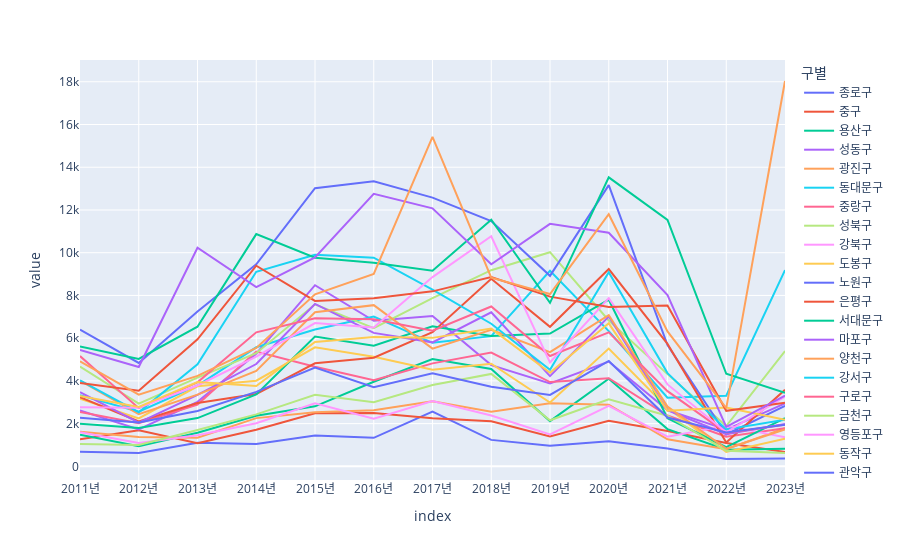

The notebook cell this image was saved under:
### Code cell
import plotly.express as px

px.line(volume)

### Figure 1 — Plotly figure (JSON) as saved in the notebook; plotly's stock layout.template omitted (floating-point values rounded to 4 significant figures)
{"data": [{"hovertemplate": "구별=종로구<br>index=%{x}<br>value=%{y}<extra></extra>", "legendgroup": "종로구", "line": {"color": "#636efa", "dash": "solid"}, "marker": {"symbol": "circle"}, "mode": "lines", "name": "종로구", "orientation": "v", "showlegend": true, "type": "scatter", "x": ["2011년", "2012년", "2013년", "2014년", "2015년", "2016년", "2017년", "2018년", "2019년", "2020년", "2021년", "2022년", "2023년"], "xaxis": "x", "y": [680, 628, 1108, 1042, 1447, 1336, 2562, 1240, 966, 1181, 838, 345, 369], "yaxis": "y"}, {"hovertemplate": "구별=중구<br>index=%{x}<br>value=%{y}<extra></extra>", "legendgroup": "중구", "line": {"color": "#EF553B", "dash": "solid"}, "marker": {"symbol": "circle"}, "mode": "lines", "name": "중구", "orientation": "v", "showlegend": true, "type": "scatter", "x": ["2011년", "2012년", "2013년", "2014년", "2015년", "2016년", "2017년", "2018년", "2019년", "2020년", "2021년", "2022년", "2023년"], "xaxis": "x", "y": [1274, 1689, 1085, 1711, 2483, 2493, 2257, 2107, 1400, 2134, 1654, 1096, 669], "yaxis": "y"}, {"hovertemplate": "구별=용산구<br>index=%{x}<br>value=%{y}<extra></extra>", "legendgroup": "용산구", "line": {"color": "#00cc96", "dash": "solid"}, "marker": {"symbol": "circle"}, "mode": "lines", "name": "용산구", "orientation": "v", "showlegend": true, "type": "scatter", "x": ["2011년", "2012년", "2013년", "2014년", "2015년", "2016년", "2017년", "2018년", "2019년", "2020년", "2021년", "2022년", "2023년"], "xaxis": "x", "y": [1480, 945, 1574, 2373, 2810, 3960, 5022, 4557, 2119, 4103, 1744, 780, 822], "yaxis": "y"}, {"hovertemplate": "구별=성동구<br>index=%{x}<br>value=%{y}<extra></extra>", "legendgroup": "성동구", "line": {"color": "#ab63fa", "dash": "solid"}, "marker": {"symbol": "circle"}, "mode": "lines", "name": "성동구", "orientation": "v", "showlegend": true, "type": "scatter", "x": ["2011년", "2012년", "2013년", "2014년", "2015년", "2016년", "2017년", "2018년", "2019년", "2020년", "2021년", "2022년", "2023년"], "xaxis": "x", "y": [2615, 1726, 3020, 5271, 8479, 6814, 7036, 4740, 3883, 4906, 2632, 1724, 2948], "yaxis": "y"}, {"hovertemplate": "구별=광진구<br>index=%{x}<br>value=%{y}<extra></extra>", "legendgroup": "광진구", "line": {"color": "#FFA15A", "dash": "solid"}, "marker": {"symbol": "circle"}, "mode": "lines", "name": "광진구", "orientation": "v", "showlegend": true, "type": "scatter", "x": ["2011년", "2012년", "2013년", "2014년", "2015년", "2016년", "2017년", "2018년", "2019년", "2020년", "2021년", "2022년", "2023년"], "xaxis": "x", "y": [1615, 1369, 1338, 2258, 2535, 2630, 3049, 2560, 2957, 2886, 1266, 805, 1788], "yaxis": "y"}, {"hovertemplate": "구별=동대문구<br>index=%{x}<br>value=%{y}<extra></extra>", "legendgroup": "동대문구", "line": {"color": "#19d3f3", "dash": "solid"}, "marker": {"symbol": "circle"}, "mode": "lines", "name": "동대문구", "orientation": "v", "showlegend": true, "type": "scatter", "x": ["2011년", "2012년", "2013년", "2014년", "2015년", "2016년", "2017년", "2018년", "2019년", "2020년", "2021년", "2022년", "2023년"], "xaxis": "x", "y": [3326, 2556, 3784, 5573, 6405, 7011, 5782, 6096, 9157, 6329, 3213, 3304, 9185], "yaxis": "y"}, {"hovertemplate": "구별=중랑구<br>index=%{x}<br>value=%{y}<extra></extra>", "legendgroup": "중랑구", "line": {"color": "#FF6692", "dash": "solid"}, "marker": {"symbol": "circle"}, "mode": "lines", "name": "중랑구", "orientation": "v", "showlegend": true, "type": "scatter", "x": ["2011년", "2012년", "2013년", "2014년", "2015년", "2016년", "2017년", "2018년", "2019년", "2020년", "2021년", "2022년", "2023년"], "xaxis": "x", "y": [2547, 2016, 2894, 5370, 4662, 4031, 4820, 5329, 3944, 4128, 2378, 1387, 1783], "yaxis": "y"}, {"hovertemplate": "구별=성북구<br>index=%{x}<br>value=%{y}<extra></extra>", "legendgroup": "성북구", "line": {"color": "#B6E880", "dash": "solid"}, "marker": {"symbol": "circle"}, "mode": "lines", "name": "성북구", "orientation": "v", "showlegend": true, "type": "scatter", "x": ["2011년", "2012년", "2013년", "2014년", "2015년", "2016년", "2017년", "2018년", "2019년", "2020년", "2021년", "2022년", "2023년"], "xaxis": "x", "y": [4671, 2934, 4157, 5299, 7585, 6471, 7874, 9181, 10024, 6826, 4317, 1887, 5399], "yaxis": "y"}, {"hovertemplate": "구별=강북구<br>index=%{x}<br>value=%{y}<extra></extra>", "legendgroup": "강북구", "line": {"color": "#FF97FF", "dash": "solid"}, "marker": {"symbol": "circle"}, "mode": "lines", "name": "강북구", "orientation": "v", "showlegend": true, "type": "scatter", "x": ["2011년", "2012년", "2013년", "2014년", "2015년", "2016년", "2017년", "2018년", "2019년", "2020년", "2021년", "2022년", "2023년"], "xaxis": "x", "y": [1595, 1089, 1459, 2022, 2952, 2225, 3060, 2381, 1493, 2836, 1392, 1895, 1357], "yaxis": "y"}, {"hovertemplate": "구별=도봉구<br>index=%{x}<br>value=%{y}<extra></extra>", "legendgroup": "도봉구", "line": {"color": "#FECB52", "dash": "solid"}, "marker": {"symbol": "circle"}, "mode": "lines", "name": "도봉구", "orientation": "v", "showlegend": true, "type": "scatter", "x": ["2011년", "2012년", "2013년", "2014년", "2015년", "2016년", "2017년", "2018년", "2019년", "2020년", "2021년", "2022년", "2023년"], "xaxis": "x", "y": [3169, 2247, 3745, 4011, 5569, 5133, 4519, 4806, 2988, 5515, 2736, 675, 1288], "yaxis": "y"}, {"hovertemplate": "구별=노원구<br>index=%{x}<br>value=%{y}<extra></extra>", "legendgroup": "노원구", "line": {"color": "#636efa", "dash": "solid"}, "marker": {"symbol": "circle"}, "mode": "lines", "name": "노원구", "orientation": "v", "showlegend": true, "type": "scatter", "x": ["2011년", "2012년", "2013년", "2014년", "2015년", "2016년", "2017년", "2018년", "2019년", "2020년", "2021년", "2022년", "2023년"], "xaxis": "x", "y": [6397, 4841, 7249, 9458, 13017, 13346, 12576, 11480, 8917, 13162, 5682, 1493, 2834], "yaxis": "y"}, {"hovertemplate": "구별=은평구<br>index=%{x}<br>value=%{y}<extra></extra>", "legendgroup": "은평구", "line": {"color": "#EF553B", "dash": "solid"}, "marker": {"symbol": "circle"}, "mode": "lines", "name": "은평구", "orientation": "v", "showlegend": true, "type": "scatter", "x": ["2011년", "2012년", "2013년", "2014년", "2015년", "2016년", "2017년", "2018년", "2019년", "2020년", "2021년", "2022년", "2023년"], "xaxis": "x", "y": [3242, 2098, 2965, 3382, 4824, 5087, 6279, 8782, 6531, 9233, 5731, 1120, 3582], "yaxis": "y"}, {"hovertemplate": "구별=서대문구<br>index=%{x}<br>value=%{y}<extra></extra>", "legendgroup": "서대문구", "line": {"color": "#00cc96", "dash": "solid"}, "marker": {"symbol": "circle"}, "mode": "lines", "name": "서대문구", "orientation": "v", "showlegend": true, "type": "scatter", "x": ["2011년", "2012년", "2013년", "2014년", "2015년", "2016년", "2017년", "2018년", "2019년", "2020년", "2021년", "2022년", "2023년"], "xaxis": "x", "y": [1990, 1800, 2260, 3368, 6076, 5651, 6557, 6097, 6214, 7798, 2254, 898, 2254], "yaxis": "y"}, {"hovertemplate": "구별=마포구<br>index=%{x}<br>value=%{y}<extra></extra>", "legendgroup": "마포구", "line": {"color": "#ab63fa", "dash": "solid"}, "marker": {"symbol": "circle"}, "mode": "lines", "name": "마포구", "orientation": "v", "showlegend": true, "type": "scatter", "x": ["2011년", "2012년", "2013년", "2014년", "2015년", "2016년", "2017년", "2018년", "2019년", "2020년", "2021년", "2022년", "2023년"], "xaxis": "x", "y": [3471, 2048, 3345, 4790, 7601, 6248, 5804, 7208, 4223, 7014, 2629, 1509, 1981], "yaxis": "y"}, {"hovertemplate": "구별=양천구<br>index=%{x}<br>value=%{y}<extra></extra>", "legendgroup": "양천구", "line": {"color": "#FFA15A", "dash": "solid"}, "marker": {"symbol": "circle"}, "mode": "lines", "name": "양천구", "orientation": "v", "showlegend": true, "type": "scatter", "x": ["2011년", "2012년", "2013년", "2014년", "2015년", "2016년", "2017년", "2018년", "2019년", "2020년", "2021년", "2022년", "2023년"], "xaxis": "x", "y": [4013, 2438, 3360, 4463, 7216, 7545, 5510, 6393, 5348, 7075, 2805, 824, 1727], "yaxis": "y"}, {"hovertemplate": "구별=강서구<br>index=%{x}<br>value=%{y}<extra></extra>", "legendgroup": "강서구", "line": {"color": "#19d3f3", "dash": "solid"}, "marker": {"symbol": "circle"}, "mode": "lines", "name": "강서구", "orientation": "v", "showlegend": true, "type": "scatter", "x": ["2011년", "2012년", "2013년", "2014년", "2015년", "2016년", "2017년", "2018년", "2019년", "2020년", "2021년", "2022년", "2023년"], "xaxis": "x", "y": [4029, 2536, 4774, 9107, 9902, 9766, 8270, 6676, 4524, 9083, 4365, 1729, 2182], "yaxis": "y"}, {"hovertemplate": "구별=구로구<br>index=%{x}<br>value=%{y}<extra></extra>", "legendgroup": "구로구", "line": {"color": "#FF6692", "dash": "solid"}, "marker": {"symbol": "circle"}, "mode": "lines", "name": "구로구", "orientation": "v", "showlegend": true, "type": "scatter", "x": ["2011년", "2012년", "2013년", "2014년", "2015년", "2016년", "2017년", "2018년", "2019년", "2020년", "2021년", "2022년", "2023년"], "xaxis": "x", "y": [5163, 2725, 3931, 6272, 6928, 6884, 6351, 7483, 5164, 6271, 3521, 1567, 1951], "yaxis": "y"}, {"hovertemplate": "구별=금천구<br>index=%{x}<br>value=%{y}<extra></extra>", "legendgroup": "금천구", "line": {"color": "#B6E880", "dash": "solid"}, "marker": {"symbol": "circle"}, "mode": "lines", "name": "금천구", "orientation": "v", "showlegend": true, "type": "scatter", "x": ["2011년", "2012년", "2013년", "2014년", "2015년", "2016년", "2017년", "2018년", "2019년", "2020년", "2021년", "2022년", "2023년"], "xaxis": "x", "y": [1049, 1006, 1702, 2433, 3348, 2999, 3810, 4327, 2158, 3143, 2369, 731, 622], "yaxis": "y"}, {"hovertemplate": "구별=영등포구<br>index=%{x}<br>value=%{y}<extra></extra>", "legendgroup": "영등포구", "line": {"color": "#FF97FF", "dash": "solid"}, "marker": {"symbol": "circle"}, "mode": "lines", "name": "영등포구", "orientation": "v", "showlegend": true, "type": "scatter", "x": ["2011년", "2012년", "2013년", "2014년", "2015년", "2016년", "2017년", "2018년", "2019년", "2020년", "2021년", "2022년", "2023년"], "xaxis": "x", "y": [2763, 2746, 3784, 5137, 6709, 6499, 8860, 10770, 4863, 7876, 3835, 1595, 3272], "yaxis": "y"}, {"hovertemplate": "구별=동작구<br>index=%{x}<br>value=%{y}<extra></extra>", "legendgroup": "동작구", "line": {"color": "#FECB52", "dash": "solid"}, "marker": {"symbol": "circle"}, "mode": "lines", "name": "동작구", "orientation": "v", "showlegend": true, "type": "scatter", "x": ["2011년", "2012년", "2013년", "2014년", "2015년", "2016년", "2017년", "2018년", "2019년", "2020년", "2021년", "2022년", "2023년"], "xaxis": "x", "y": [3298, 2782, 3943, 3763, 5824, 6060, 6014, 6449, 4383, 6694, 2602, 2751, 2184], "yaxis": "y"}, {"hovertemplate": "구별=관악구<br>index=%{x}<br>value=%{y}<extra></extra>", "legendgroup": "관악구", "line": {"color": "#636efa", "dash": "solid"}, "marker": {"symbol": "circle"}, "mode": "lines", "name": "관악구", "orientation": "v", "showlegend": true, "type": "scatter", "x": ["2011년", "2012년", "2013년", "2014년", "2015년", "2016년", "2017년", "2018년", "2019년", "2020년", "2021년", "2022년", "2023년"], "xaxis": "x", "y": [2270, 2052, 2588, 3487, 4621, 3702, 4355, 3729, 3342, 4934, 2284, 1583, 1950], "yaxis": "y"}, {"hovertemplate": "구별=서초구<br>index=%{x}<br>value=%{y}<extra></extra>", "legendgroup": "서초구", "line": {"color": "#EF553B", "dash": "solid"}, "marker": {"symbol": "circle"}, "mode": "lines", "name": "서초구", "orientation": "v", "showlegend": true, "type": "scatter", "x": ["2011년", "2012년", "2013년", "2014년", "2015년", "2016년", "2017년", "2018년", "2019년", "2020년", "2021년", "2022년", "2023년"], "xaxis": "x", "y": [3908, 3538, 5949, 9391, 7744, 7869, 8191, 8862, 7944, 7461, 7533, 2600, 2978], "yaxis": "y"}, {"hovertemplate": "구별=강남구<br>index=%{x}<br>value=%{y}<extra></extra>", "legendgroup": "강남구", "line": {"color": "#00cc96", "dash": "solid"}, "marker": {"symbol": "circle"}, "mode": "lines", "name": "강남구", "orientation": "v", "showlegend": true, "type": "scatter", "x": ["2011년", "2012년", "2013년", "2014년", "2015년", "2016년", "2017년", "2018년", "2019년", "2020년", "2021년", "2022년", "2023년"], "xaxis": "x", "y": [5610, 5026, 6535, 10870, 9765, 9531, 9157, 11545, 7652, 13525, 11533, 4335, 3443], "yaxis": "y"}, {"hovertemplate": "구별=송파구<br>index=%{x}<br>value=%{y}<extra></extra>", "legendgroup": "송파구", "line": {"color": "#ab63fa", "dash": "solid"}, "marker": {"symbol": "circle"}, "mode": "lines", "name": "송파구", "orientation": "v", "showlegend": true, "type": "scatter", "x": ["2011년", "2012년", "2013년", "2014년", "2015년", "2016년", "2017년", "2018년", "2019년", "2020년", "2021년", "2022년", "2023년"], "xaxis": "x", "y": [5443, 4648, 10234, 8387, 9783, 12757, 12076, 9457, 11350, 10934, 8021, 1845, 3313], "yaxis": "y"}, {"hovertemplate": "구별=강동구<br>index=%{x}<br>value=%{y}<extra></extra>", "legendgroup": "강동구", "line": {"color": "#FFA15A", "dash": "solid"}, "marker": {"symbol": "circle"}, "mode": "lines", "name": "강동구", "orientation": "v", "showlegend": true, "type": "scatter", "x": ["2011년", "2012년", "2013년", "2014년", "2015년", "2016년", "2017년", "2018년", "2019년", "2020년", "2021년", "2022년", "2023년"], "xaxis": "x", "y": [4919, 3357, 4234, 5540, 8052, 9004, 15422, 8831, 8066, 11800, 6314, 2729, 18036], "yaxis": "y"}], "layout": {"legend": {"title": {"text": "구별"}, "tracegroupgap": 0}, "margin": {"t": 60}, "xaxis": {"anchor": "y", "domain": [0, 1], "title": {"text": "index"}}, "yaxis": {"anchor": "x", "domain": [0, 1], "title": {"text": "value"}}}}
